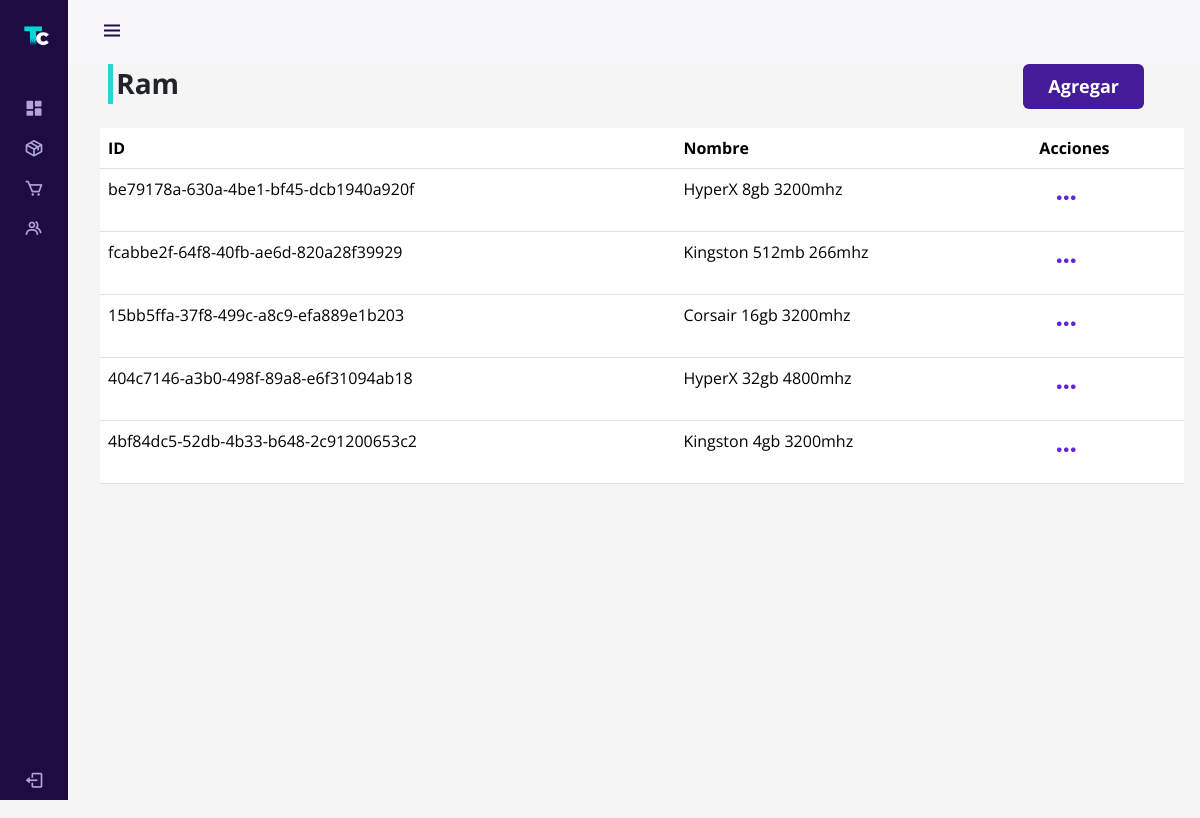
Screenshot of /administration/ram/ (signed in) with the database file from the repository.
### store/models.py (models this page shows, shortened)
class Ram(models.Model):
    id = models.UUIDField(primary_key=True, default=uuid.uuid4, editable=False)
    name = models.CharField(max_length=100)

### auth_user/views.py (the view)
# urls.py: path('administration/ram/', views.ram, name='dash-ram'),
@login_required
@permission_required('auth_user.view_user', raise_exception=True)
def ram(request):
    ram = Ram.objects.all()
    context = {'ram' : ram}
    return render(request, 'auth_user/admin/products/ram.html', context)

### store/models.py (called while the page is built)
    @property
    def get_cart_items(self):
        recipeDetails = self.recipedetails_set.all()
        total = sum([item.quantity for item in recipeDetails])
        return total

### store/views.py (called while the page is built)
def cart_data(request):
    if request.user.is_authenticated:
        recipe, created = Recipe.objects.get_or_create(client=request.user, complete=False)
        items = recipe.recipedetails_set.all()
        cartItems = recipe.get_cart_items
    else:
        items = []
        recipe = {'get_cart_total':0, 'get_cart_items':0}
        cartItems = recipe['get_cart_items']
    return {'cartItems': cartItems, 'items': items, 'recipe': recipe}

### auth_user/templates/auth_user/admin/products/ram.html (shortened to what this page needs)
{% extends "auth_user/admin/template.html" %}
{% block content %}
<div class="row mb-3">
  <div class="col-md-10 col-sm-12">
    <h5 class="product-header fw-bold fs-3">Ram</h5>
  </div>
  <div class="col-md-2 col-sm-12">
    <a href="{% url 'dash-addcomponent' 'ram' %}" class="btn btn-back px-4">Agregar</a>
  </div>
</div>
<table class="table ">
    <thead>
      <tr>
        <th scope="col">ID</th>
        <th scope="col">Nombre</th>
        <th scope="col">Acciones</th>
      </tr>
    </thead>
    <tbody>
    {% for u in ram %}
      <tr scope="row">
        <td>{{ u.id }}</td>
        <td>{{ u.name }}</td>
        <td>
          <div class="dropdown">
            <button class="btn" type="button" data-bs-toggle="dropdown" aria-expanded="false">
              <i class='bx bx-dots-horizontal-rounded fs-3 color-secondary'></i>
            </button>
          </div>
        </td>
      </tr>
    {% endfor %}
    </tbody>
  </table>
{% endblock content %}

### static/css/global.css (style rules this page uses)
* { font-family: "Open Sans", sans-serif; scroll-behavior: smooth; }
body, #body { background-color: #f5f5f5; }
.color-secondary { color: #6226d9 !important; }
.btn-back { background-color: #441b98; color: white; padding: 0.5rem 0; font-size: large; font-weight: 700; }
.product-header { display: block; border-left: 5px solid #29d6d6; padding: 0.2rem; font-weight: 800; margin-left: 0.5rem; }

### static/css/admin.css (style rules this page uses)
:root { --header-height: 3rem; --nav-width: 68px; --first-color: #1d0b41; --first-color-light: #afa5d9; --white-color: #f7f6fb; --body-font: "Open Sans", sans-serif; --normal-font-size: 1rem; --z-fixed: 100; }
body { position: relative; margin: var(--header-height) 0 0 0; padding: 0 1rem; font-family: var(--body-font); font-size: var(--normal-font-size); transition: 0.5s; }
a { text-decoration: none; }
@media screen and (min-width: 768px) { body { margin: calc(var(--header-height) + 1rem) 0 0 0; padding-left: calc(var(--nav-width) + 2rem); } }

### rows the page displays
Ram: id "be79178a-630a-4be1-bf45-dcb1940a920f", name "HyperX 8gb 3200mhz"
Ram: id "fcabbe2f-64f8-40fb-ae6d-820a28f39929", name "Kingston 512mb 266mhz"
Ram: id "15bb5ffa-37f8-499c-a8c9-efa889e1b203", name "Corsair 16gb 3200mhz"
Ram: id "404c7146-a3b0-498f-89a8-e6f31094ab18", name "HyperX 32gb 4800mhz"
Ram: id "4bf84dc5-52db-4b33-b648-2c91200653c2", name "Kingston 4gb 3200mhz"
